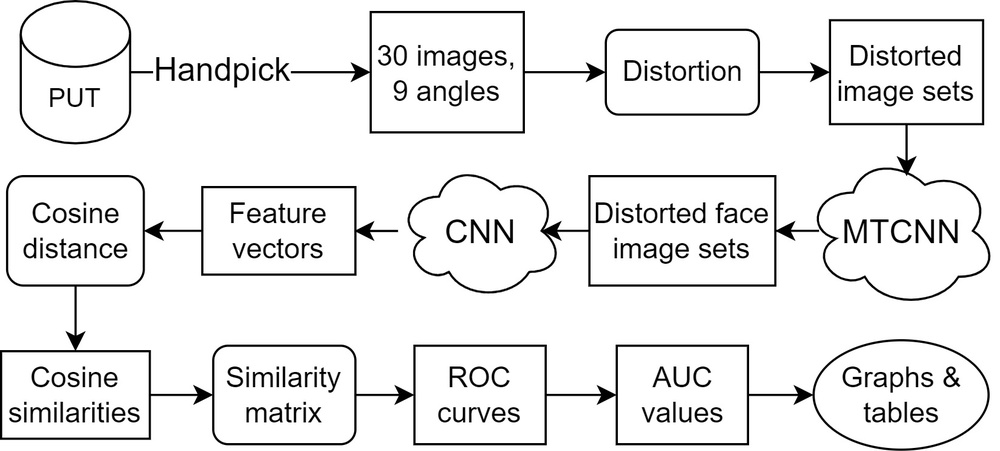
#> input picture face_recognition_setup.jpg, 1000 x 451 px, shrunk from 1646 x 742 before the run
$ python -i illumination_script.py   (imports and definitions only)
#> lines starting #> are read from the running program, lines starting #| are printed output that depends on the picture
import cv2
import numpy as np
import random
from scipy.stats import norm


def generate_spot_light_mask(mask_size,
                             position=None,
                             max_brightness=255,
                             min_brightness=0,
                             mode="gaussian",
                             linear_decay_rate=None,
                             speedup=False):
    """
    Generate decayed light mask generated by spot light given position, direction. Multiple spotlights are accepted.
    Args:
        mask_size: tuple of integers (w, h) defining generated mask size
        position: list of tuple of integers (x, y) defining the center of spotlight light position,
                  which is the reference point during rotating
        max_brightness: integer that max brightness in the mask
        min_brightness: integer that min brightness in the mask
        mode: the way that brightness decay from max to min: linear or gaussian
        linear_decay_rate: only valid in linear_static mode. Suggested value is within [0.2, 2]
        speedup: use `shrinkage then expansion` strategy to speed up vale calculation
    Return:
        light_mask: ndarray in float type consisting value from max_brightness to min_brightness. If in 'linear' mode
                    minimum value could be smaller than given min_brightness.
    """
    if position is None:
        position = [(random.randint(0, mask_size[0]), random.randint(0, mask_size[1]))]
    if linear_decay_rate is None:
        if mode == "linear_static":
            linear_decay_rate = random.uniform(0.25, 1)
    assert mode in ["linear", "gaussian"], \
        "mode must be linear_dynamic, linear_static or gaussian"
    mask = np.zeros(shape=(mask_size[1], mask_size[0]), dtype=np.float32)
    if mode == "gaussian":
        mu = np.sqrt(mask.shape[0]**2+mask.shape[1]**2)
        dev = mu / 3.5
        mask = _decay_value_radically_norm_in_matrix(mask_size, position, max_brightness, min_brightness, dev)
    mask = np.asarray(mask, dtype=np.uint8)
    # add median blur
    mask = cv2.medianBlur(mask, 5)
    mask = 255 - mask
    # cv2.imshow("mask", mask)
    # cv2.waitKey(0)
    return mask


def _decay_value_radically_norm_in_matrix(mask_size, centers, max_value, min_value, dev):
    """
    _decay_value_radically_norm function in matrix format
    """
    center_prob = norm.pdf(0, 0, dev)
    x_value_rate = np.zeros((mask_size[1], mask_size[0]))
    for center in centers:
        coord_x = np.arange(mask_size[0])
        coord_y = np.arange(mask_size[1])
        xv, yv = np.meshgrid(coord_x, coord_y)
        dist_x = xv - center[0]
        dist_y = yv - center[1]
        dist = np.sqrt(np.power(dist_x, 2) + np.power(dist_y, 2))
        x_value_rate += norm.pdf(dist, 0, dev) / center_prob
    mask = x_value_rate * (max_value - min_value) + min_value
    mask[mask > 255] = 255
    return mask


def _decay_value_radically_norm(x, centers, max_value, min_value, dev):
    """
    Calculate point value decayed from center following Gaussian decay. If multiple centers are given, value
    from each center sums up while limiting the accumulated value into [0, 255]
    NOTE: assuming light at each center is identical: same brightness and same decay rate
    """
    center_prob = norm.pdf(0, 0, dev)
    x_value_rate = 0
    for center in centers:
        distance = np.sqrt((center[0]-x[0])**2 + (center[1]-x[1])**2)
        x_value_rate += norm.pdf(distance, 0, dev) / center_prob
    x_value = x_value_rate * (max_value - min_value) + min_value
    x_value = 255 if x_value > 255 else x_value
    return x_value


def add_spot_light(image, light_position=None, max_brightness=255, min_brightness=0,
                   mode='gaussian', linear_decay_rate=None, transparency=None):
    """
    Add mask generated from spot light to given image
    """
#> called with image = 'face_recognition_setup.jpg', max_brightness = 255, min_brightness = 0, mode = 'gaussian'
    if transparency is None:
        transparency = random.uniform(0.5, 0.85)
    frame = cv2.imread(image)
#> frame is the input picture: shape (451, 1000, 3); min 0, max 255, mean 235.6
    height, width, _ = frame.shape
#> height = 451; width = 1000
    hsv = cv2.cvtColor(frame, cv2.COLOR_BGR2HSV)
#> hsv: shape (451, 1000, 3); mean H, S, V 0, 0, 235.6
    mask = generate_spot_light_mask(mask_size=(width, height),
                                    position=light_position,
                                    max_brightness=max_brightness,
                                    min_brightness=min_brightness,
                                    mode=mode,
                                    linear_decay_rate=linear_decay_rate)
    hsv[:, :, 2] = hsv[:, :, 2] * transparency + mask * (1 - transparency)
#> hsv: shape (451, 1000, 3); mean H, S, V 0, 0, 210.7
    frame = cv2.cvtColor(hsv, cv2.COLOR_HSV2BGR)
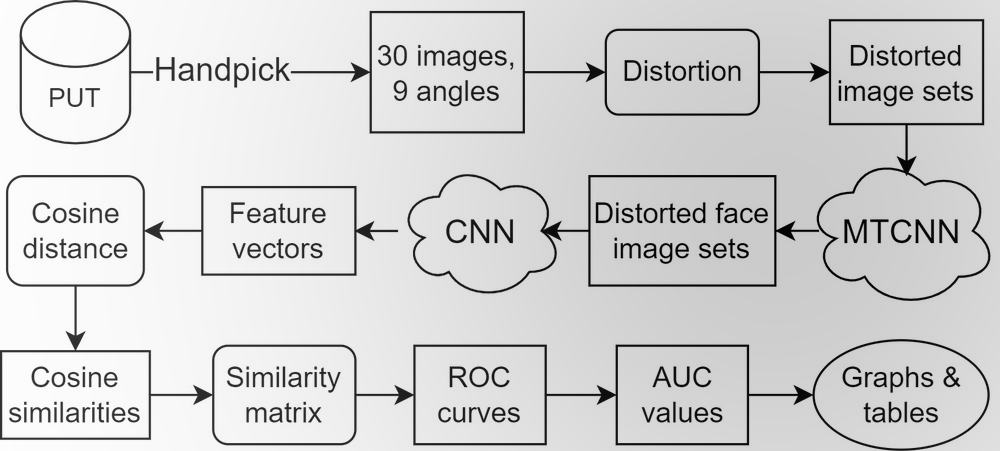
#> frame: shape (451, 1000, 3); min 0, max 253, mean 210.7
    frame[frame > 255] = 255
    frame = np.asarray(frame, dtype=np.uint8)
    return frame

>>> result = add_spot_light('face_recognition_setup.jpg')
